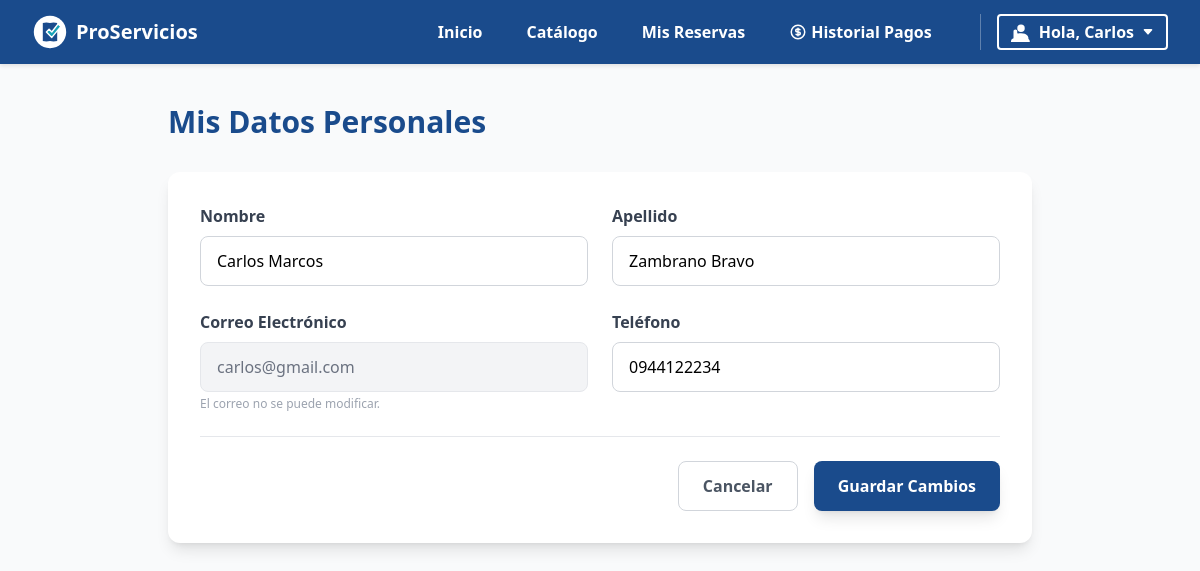
The app's page /public/perfil.php (signed in) with its own data.
### tables this page shows
CREATE TABLE `usuarios` (
  `usuario_id` int NOT NULL AUTO_INCREMENT,
  `nombre` varchar(100) NOT NULL,
  `apellido` varchar(100) NOT NULL,
  `email` varchar(150) NOT NULL,
  `telefono` varchar(20) DEFAULT NULL,
  `password_hash` varchar(255) NOT NULL,
  `rol` enum('cliente','proveedor','administrador') DEFAULT 'cliente',
  `fecha_registro` timestamp NULL DEFAULT CURRENT_TIMESTAMP,
  PRIMARY KEY (`usuario_id`),
  UNIQUE KEY `email` (`email`)
);

### src/Servicios/AuthService.php (called while the page is built, shortened)
<?php
require_once __DIR__ . '/../../config/Database.php';
class AuthService {
    private $conn;
    private $table_name = "usuarios";
    public function __construct($dbConn = null) {
        if ($dbConn == null) {
            $database = new Database();
            $this->conn = $database->getConnection();
        } else {
            $this->conn = $dbConn;
        }
    }
    public function obtenerUsuarioPorId($id) {
        $query = "SELECT * FROM " . $this->table_name . " WHERE usuario_id = :id LIMIT 0,1";
        $stmt = $this->conn->prepare($query);
        $stmt->bindParam(":id", $id);
        $stmt->execute();
        return $stmt->fetch(PDO::FETCH_ASSOC);
    }
}
?>

### config/DataBase.php (called while the page is built, shortened)
<?php
class Database {
    private $host = "localhost";
    private $db_name = "proservicios_db";
    private $username = "root";
    private $password = "root";
    public function getConnection() {
        $this->conn = null;
        try {
            $this->conn = new PDO("mysql:host=" . $this->host . ";dbname=" . $this->db_name, $this->username, $this->password);
            $this->conn->exec("set names utf8");
        } catch(PDOException $exception) {
            echo "Error de conexión: " . $exception->getMessage();
        }
        return $this->conn;
    }
}
?>

### public/perfil.php (the view, shortened to what this page needs)
<?php
require_once '../src/Servicios/AuthService.php';
$auth = new AuthService();
$usuario_id = $_SESSION['usuario_id'];
$datos = $auth->obtenerUsuarioPorId($usuario_id);
?>
<!DOCTYPE html>
<html lang="es">
<head>
    <script src="https://cdn.tailwindcss.com"></script>
</head>
<body class="bg-gray-50 min-h-screen">
    <?php include 'menu_header.php'; ?>
    <main class="max-w-4xl mx-auto px-4 py-10">
        <h1 class="text-3xl font-bold text-[#1A4B8C] mb-8">Mis Datos Personales</h1>
        <div class="bg-white rounded-xl shadow-lg overflow-hidden p-8">
            <form action="perfil.php" method="POST">
                <div class="grid grid-cols-1 md:grid-cols-2 gap-6 mb-6">
                    <div>
                        <label class="block text-gray-700 font-bold mb-2">Nombre</label>
                        <input type="text" name="nombre" value="<?php echo htmlspecialchars($datos['nombre']); ?>"
                               class="w-full border border-gray-300 rounded-lg px-4 py-3 focus:outline-none focus:border-[#1A4B8C]">
                    </div>
                    <div>
                        <label class="block text-gray-700 font-bold mb-2">Apellido</label>
                        <input type="text" name="apellido" value="<?php echo htmlspecialchars($datos['apellido']); ?>"
                               class="w-full border border-gray-300 rounded-lg px-4 py-3 focus:outline-none focus:border-[#1A4B8C]">
                    </div>
                    <div>
                        <label class="block text-gray-700 font-bold mb-2">Correo Electrónico</label>
                        <input type="email" value="<?php echo htmlspecialchars($datos['email']); ?>" disabled
                               class="w-full border border-gray-200 bg-gray-100 text-gray-500 rounded-lg px-4 py-3 cursor-not-allowed">
                        <p class="text-xs text-gray-400 mt-1">El correo no se puede modificar.</p>
                    </div>
                    <div>
                        <label class="block text-gray-700 font-bold mb-2">Teléfono</label>
                        <input type="text" name="telefono" value="<?php echo htmlspecialchars($datos['telefono']); ?>"
                               class="w-full border border-gray-300 rounded-lg px-4 py-3 focus:outline-none focus:border-[#1A4B8C]">
                    </div>
                </div>
                <div class="flex justify-end gap-4 border-t pt-6">
                    <a href="menucliente.php" class="px-6 py-3 rounded-lg border border-gray-300 text-gray-600 font-bold hover:bg-gray-50">Cancelar</a>
                    <button type="submit" class="px-6 py-3 rounded-lg bg-[#1A4B8C] text-white font-bold hover:bg-opacity-90 transition shadow-lg">
                        Guardar Cambios
                    </button>
                </div>
            </form>
        </div>
    </main>
</body>
</html>

### records on screen
usuarios: nombre "Carlos Marcos", apellido "Zambrano Bravo", email "carlos@gmail.com", telefono "0944122234"

### other values on screen
$nombreDisplay "Carlos"
